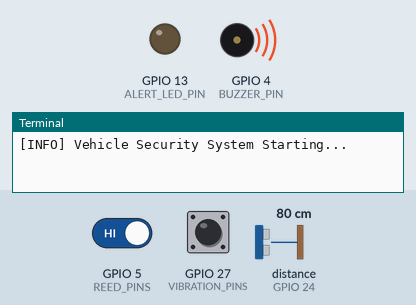
Bench run of a program on a simulated Raspberry Pi (BCM pin numbers). On the bench: output pins drawn as LEDs (lit = HIGH), buzzer (waves = sounding, pin HIGH), the last lines printed to the terminal. The test bench sets the inputs (shaded band); at power-on: GPIO 5 (REED_PINS) HIGH, GPIO 27 (VIBRATION_PINS) HIGH, distance to the obstacle (sensor on GPIO 24) 80 cm. The echo pulse lasts 58.3 µs per cm; the clock reads 2024-03-15 10:24:30 at power-on unless the program sets it; pins used as bus, display or sensor lines are not drawn.

Above: at 1.2 s.
1.3 s: GPIO 5 (REED_PINS) driven LOW
At 1.7 s:
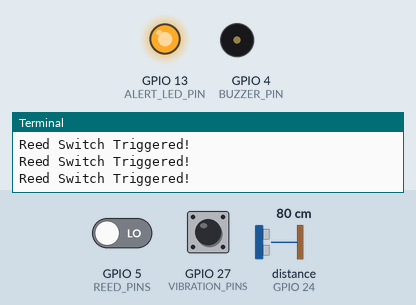
2.8 s: GPIO 27 (VIBRATION_PINS) pulled LOW for 0.15 s
4.4 s: GPIO 5 (REED_PINS) driven HIGH
At 5.2 s:
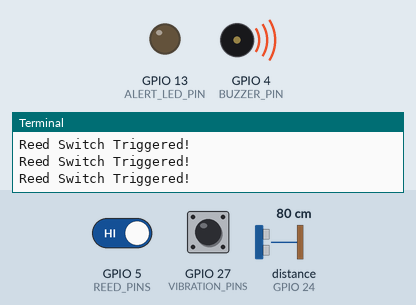
5.9 s: GPIO 27 (VIBRATION_PINS) pulled LOW for 3.2 s
At 6.9 s:
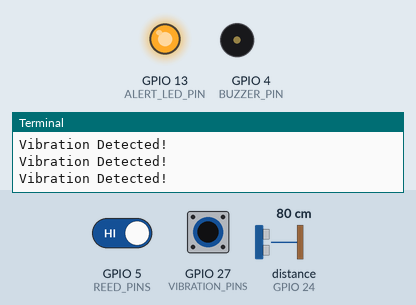
Timing chart, 0 to 10.6 s (numbered marks = the images above; inputs shaded):
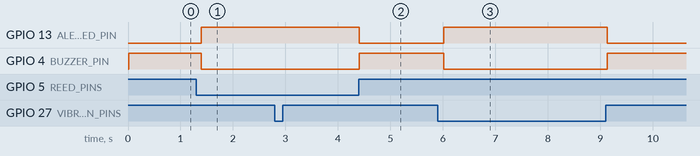

Measured:
- after the input at 1.3 s, GPIO 13 (ALERT_LED_PIN): LOW → HIGH after 0.10 s; GPIO 4 (BUZZER_PIN): HIGH → LOW after 0.10 s
- after the input at 4.4 s, GPIO 13 (ALERT_LED_PIN): HIGH → LOW at once; GPIO 4 (BUZZER_PIN): LOW → HIGH at once
- after the input at 5.9 s, GPIO 13 (ALERT_LED_PIN): LOW → HIGH after 0.11 s, → LOW 3.1 s later; GPIO 4 (BUZZER_PIN): HIGH → LOW after 0.11 s, → HIGH 3.1 s later

The program:

main.py
```python
import config
import time
from sensor_handlers import setup_sensors, monitor_sensors
import RPi.GPIO as GPIO

GPIO.setmode(GPIO.BCM)
GPIO.setwarnings(False)

def main():
    print("[INFO] Vehicle Security System Starting...")
    setup_sensors()
    try:
        while True:
            monitor_sensors()
            time.sleep(0.1)
    except KeyboardInterrupt:
        GPIO.cleanup()

if __name__ == "__main__":
    main()
```

config.py
```python
# General Settings
MOCK_GPIO = False

# GPIO Pins
BUZZER_PIN = 4
VIBRATION_PINS = 27
REED_PINS = 5
ULTRASONIC_TRIGGER_PIN = 23
ULTRASONIC_ECHO_PIN = 24
ULTRASONIC_DISTANCE_CM = 30

ALERT_LED_PIN = 13
ARMED_LED_PIN = 19
ARM_DISARM_BUTTON_PIN = 26

# Notifications
EMAIL_ENABLED = False
EMAIL_SMTP_SERVER = "smtp.gmail.com"
EMAIL_SMTP_PORT = 587
EMAIL_USERNAME = "your_email@gmail.com"
EMAIL_PASSWORD = "your_password"
EMAIL_TO = "receiver@example.com"

TWILIO_ENABLED = False
TWILIO_ACCOUNT_SID = "ACxxxx"
TWILIO_AUTH_TOKEN = "your_token"
TWILIO_FROM = "+1234567890"
TWILIO_TO = "+0987654321"

# Behavior
ALARM_DURATION_SEC = 10
DEBOUNCE_SEC = 0.15
LOG_LEVEL = "INFO"
```

sensor_handlers.py
```python
import config
import RPi.GPIO as GPIO
import time
from notifications import send_alert

def setup_sensors():
    GPIO.setup(config.BUZZER_PIN, GPIO.OUT)
    GPIO.setup(config.ALERT_LED_PIN, GPIO.OUT)
    GPIO.setup(config.ARM_DISARM_BUTTON_PIN, GPIO.IN, pull_up_down=GPIO.PUD_UP)
    GPIO.setup(config.VIBRATION_PINS, GPIO.IN, pull_up_down=GPIO.PUD_UP)
    GPIO.setup(config.REED_PINS, GPIO.IN, pull_up_down=GPIO.PUD_UP)
    GPIO.setup(config.ULTRASONIC_TRIGGER_PIN, GPIO.OUT)
    GPIO.setup(config.ULTRASONIC_ECHO_PIN, GPIO.IN)

def measure_distance():
    GPIO.output(config.ULTRASONIC_TRIGGER_PIN, False)
    time.sleep(0.01)
    GPIO.output(config.ULTRASONIC_TRIGGER_PIN, True)
    time.sleep(0.00001)
    GPIO.output(config.ULTRASONIC_TRIGGER_PIN, False)

    while GPIO.input(config.ULTRASONIC_ECHO_PIN) == 0:
        pulse_start = time.time()
    while GPIO.input(config.ULTRASONIC_ECHO_PIN) == 1:
        pulse_end = time.time()

    pulse_duration = pulse_end - pulse_start
    return pulse_duration * 17150  # cm


def monitor_sensors():
    alert_triggered = False


    distance = measure_distance()
    if distance < config.ULTRASONIC_DISTANCE_CM:
        send_alert("Ultrasonic Proximity Alert!")
        print(distance)
        alert_triggered = True

    elif GPIO.input(config.VIBRATION_PINS) == 0:
        print("Vibration Detected!")
        alert_triggered = True

    elif GPIO.input(config.REED_PINS) == 0:
        print("Reed Switch Triggered!")
        alert_triggered = True


    # Flash LED and buzz if alert is triggered
    if alert_triggered:
        GPIO.output(config.ALERT_LED_PIN, GPIO.HIGH)
        GPIO.output(config.BUZZER_PIN, GPIO.LOW)

    else:
        GPIO.output(config.BUZZER_PIN, GPIO.HIGH)
        GPIO.output(config.ALERT_LED_PIN, GPIO.LOW)
```

notifications.py
```python
import config
import smtplib
from email.message import EmailMessage

def send_alert(message):
    print(f"[ALERT] {message}")
    if config.EMAIL_ENABLED:
        try:
            msg = EmailMessage()
            msg.set_content(f"Security Alert: {message}")
            msg['Subject'] = "Vehicle Security Alert"
            msg['From'] = config.EMAIL_USERNAME
            msg['To'] = config.EMAIL_TO
            with smtplib.SMTP(config.EMAIL_SMTP_SERVER, config.EMAIL_SMTP_PORT) as server:
                server.starttls()
                server.login(config.EMAIL_USERNAME, config.EMAIL_PASSWORD)
                server.send_message(msg)
        except Exception as e:
            print("[Email Error]", e)
```
